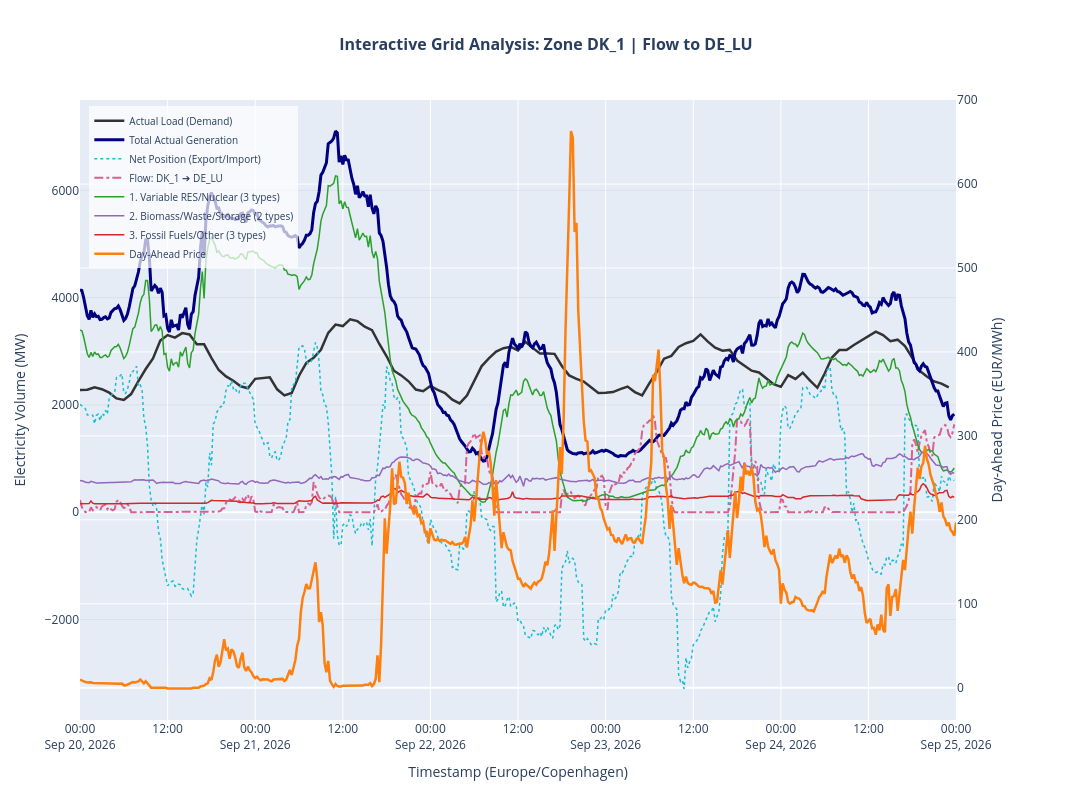

The cell this chart's notebook holds for it:
### Code cell
from pathlib import Path
import pandas as pd
import plotly.graph_objects as go
from plotly.subplots import make_subplots
from entsoe import EntsoePandasClient
from entsoe.mappings import Area, lookup_area, NEIGHBOURS
from entsoe.exceptions import NoMatchingDataError

# Setup paths
cwd = Path.cwd()
api_file = cwd.parent.parent / "entsoe-api.txt"
if not api_file.exists():
    api_file = Path("entsoe-api.txt")

# Initialize global flags
API_AVAILABLE = False
API_TOKEN = ""

# Check if API Key exists
if api_file.exists():
    try:
        API_TOKEN = api_file.read_text(encoding="utf-8").strip()
        if API_TOKEN and "<YOUR" not in API_TOKEN:
            client = EntsoePandasClient(api_key=API_TOKEN)
            API_AVAILABLE = True
    except Exception:
        pass

# ==========================================================
# DATA LOADING CONTROLLER (ONLINE VS DEMO OFFLINE MODE)
# ==========================================================
data_results = {}
local_tz = "Europe/Berlin" # Default fallback timezone

if API_AVAILABLE:
    print("🌐 API Key detected! Running in ONLINE MODE.")
    
    # [STEP 1] Select Origin Zone
    all_zones = sorted([area.name for area in Area])
    print("\nAvailable Origin Bidding Zones:\n" + ", ".join(all_zones))
    country_code = input("\nEnter origin bidding zone (e.g., DK_1, DE): ").strip().upper()
    if not hasattr(Area, country_code):
        raise ValueError(f"Invalid bidding zone: '{country_code}'")
        
    country_code_from = country_code
    area_origin = lookup_area(country_code)
    local_tz = area_origin.tz
    
    # [STEP 2] Select Destination Zone
    possible_neighbors = sorted(NEIGHBOURS.get(country_code, []))
    print(f"\nPossible Neighbors for {country_code}:\n" + ", ".join(possible_neighbors))
    country_code_to = input("\nEnter destination bidding zone: ").strip().upper()
    
    # [STEP 3] Date Range Configuration
    print("\nEnter dates using pattern YYYYMMDD (e.g., 20260920)")
    start_input = input("START date: ").strip()
    end_input = input("END date: ").strip()
    
    start = pd.Timestamp(start_input, tz=local_tz)
    end = pd.Timestamp(end_input, tz=local_tz)
    
    # Helper to fetch online
    def safe_query(func_name, func, *args, **kwargs):
        try:
            res = func(*args, **kwargs)
            data_results[func_name] = res
        except NoMatchingDataError:
            print(f"❌ No matching data found for: {func_name}")
        except Exception as e:
            print(f"⚠️ Error fetching {func_name}: {e}")

    print("\n⏳ Fetching live data from ENTSO-E...")
    safe_query('day_ahead_prices', client.query_day_ahead_prices, country_code, start=start, end=end)
    safe_query('generation', client.query_generation, country_code, start=start, end=end, psr_type=None)
    safe_query('load', client.query_load, country_code, start=start, end=end)
    safe_query('net_position', client.query_net_position, country_code, start=start, end=end)
    safe_query('crossborder_flows', client.query_crossborder_flows, country_code_from, country_code_to, start=start, end=end)

else:
    print("🛑 API Key not found. Switching to OFFLINE DEMO MODE.")
    print("📊 Loading pre-saved sample data for DK_1 ➔ DE_LU (2026-09-20 to 2026-09-25)...")
    
    # Set config names for the chart title text
    country_code = "DK_1 (Demo)"
    country_code_to = "DE_LU"
    
    # Define filenames
    files = {
        'day_ahead_prices': 'demo_day_ahead_prices.csv',
        'generation': 'demo_generation.csv',
        'load': 'demo_load.csv',
        'net_position': 'demo_net_position.csv',
        'crossborder_flows': 'demo_crossborder_flows.csv'
    }
    
    # Check and read CSV files
    for key, filename in files.items():
        csv_path = Path(filename)
        if csv_path.exists():
            # Load and convert index back to datetime object
            df = pd.read_csv(csv_path, index_col=0, parse_dates=True)
            # Ensure the Series object matches if it was saved from a single-column DataFrame
            if key in ['day_ahead_prices', 'load', 'net_position', 'crossborder_flows'] and isinstance(df, pd.DataFrame):
                data_results[key] = df.iloc[:, 0]
            else:
                data_results[key] = df
        else:
            print(f"❌ Demo file missing: '{filename}'. Please make sure it is in the same directory.")

# ==========================================================
# STEP 5: Process and Generate Plot
# ==========================================================
df_price = data_results.get('day_ahead_prices')
df_actual = data_results.get('generation')
df_load = data_results.get('load')
df_net_pos = data_results.get('net_position')
df_flows = data_results.get('crossborder_flows')

if df_price is None or df_actual is None:
    print("\n❌ Cannot generate plot: Generation or Price data is completely missing for this period.")
else:
    print("\n📊 Processing datasets and rendering Plotly dashboard...")
    
    # 1. Merit Order Processing
    merit_1_all = ['Solar', 'Wind Onshore', 'Wind Offshore', 'Hydro Run-of-river and pondage', 'Marine', 'Nuclear', 'Geothermal']
    merit_2_all = ['Biomass', 'Waste', 'Other renewable', 'Hydro Water Reservoir', 'Hydro Pumped Storage', 'Energy storage']
    merit_3_all = ['Fossil Gas', 'Fossil Hard coal', 'Fossil Brown coal/Lignite', 'Fossil Coal-derived gas', 'Fossil Oil', 'Fossil Oil shale', 'Fossil Peat', 'Other']

    available_cols = [c for c in df_actual.columns if "Consumption" not in c]
    m1_existing = [c for c in merit_1_all if c in available_cols]
    m2_existing = [c for c in merit_2_all if c in available_cols]
    m3_existing = [c for c in merit_3_all if c in available_cols]

    actual_m1 = df_actual[m1_existing].sum(axis=1) if m1_existing else pd.Series(0, index=df_actual.index)
    actual_m2 = df_actual[m2_existing].sum(axis=1) if m2_existing else pd.Series(0, index=df_actual.index)
    actual_m3 = df_actual[m3_existing].sum(axis=1) if m3_existing else pd.Series(0, index=df_actual.index)
    actual_total = df_actual[available_cols].sum(axis=1)

    load_series = df_load.iloc[:, 0] if isinstance(df_load, pd.DataFrame) else df_load
    net_pos_series = df_net_pos.iloc[:, 0] if isinstance(df_net_pos, pd.DataFrame) else df_net_pos
    
    # Extract cross-border flow series
    flow_series = df_flows.iloc[:, 0] if isinstance(df_flows, pd.DataFrame) else df_flows

    # 2. Build Subplot
    fig = make_subplots(specs=[[{"secondary_y": True}]])

    # Demand Line
    if load_series is not None:
        fig.add_trace(go.Scatter(x=load_series.index, y=load_series.values, name="Actual Load (Demand)", line=dict(color="#333333", width=2.5)), secondary_y=False)

    # Total Generation Line
    fig.add_trace(go.Scatter(x=actual_total.index, y=actual_total.values, name="Total Actual Generation", line=dict(color="#000080", width=3)), secondary_y=False)

    # Net Position Line
    if net_pos_series is not None:
        fig.add_trace(go.Scatter(x=net_pos_series.index, y=net_pos_series.values, name="Net Position (Export/Import)", line=dict(color="#17becf", width=1.5, dash="dot")), secondary_y=False)

    # 🟢 Cross Border Flow Line (New Addition!)
    if flow_series is not None:
        fig.add_trace(go.Scatter(x=flow_series.index, y=flow_series.values, name=f"Flow: {country_code_from} ➔ {country_code_to}", line=dict(color="#db5f8e", width=2, dash="dashdot")), secondary_y=False)

    # Merit Order Groups Traces
    fig.add_trace(go.Scatter(x=actual_m1.index, y=actual_m1.values, name=f"1. Variable RES/Nuclear ({len(m1_existing)} types)", line=dict(color="#2ca02c", width=1.5)), secondary_y=False)
    fig.add_trace(go.Scatter(x=actual_m2.index, y=actual_m2.values, name=f"2. Biomass/Waste/Storage ({len(m2_existing)} types)", line=dict(color="#9467bd", width=1.5)), secondary_y=False)
    fig.add_trace(go.Scatter(x=actual_m3.index, y=actual_m3.values, name=f"3. Fossil Fuels/Other ({len(m3_existing)} types)", line=dict(color="#d62728", width=1.5)), secondary_y=False)

    # Day-Ahead Price (Right Y-Axis)
    fig.add_trace(go.Scatter(x=df_price.index, y=df_price.values, name="Day-Ahead Price", line=dict(color="#ff7f0e", width=2.5), hovertemplate="Price: %{y:,.2f} EUR/MWh"), secondary_y=True)

    # Layout Setup
    fig.update_layout(
        title=dict(text=f"<b>Interactive Grid Analysis: Zone {country_code} | Flow to {country_code_to}</b>", x=0.5, font=dict(size=16)),
        xaxis_title=f"Timestamp ({local_tz})",
        hovermode="x unified",
        legend=dict(x=0.01, y=0.99, bgcolor="rgba(255, 255, 255, 0.7)", font=dict(size=10)),
        width=1300,
        height=800
    )
    fig.update_yaxes(title_text="Electricity Volume (MW)", secondary_y=False, gridcolor="rgba(0,0,0,0.05)")
    fig.update_yaxes(title_text="Day-Ahead Price (EUR/MWh)", secondary_y=True)

    fig.show()

### Figure 1 — Plotly figure (JSON) as saved in the notebook; plotly's stock layout.template omitted (floating-point values rounded to 4 significant figures; data arrays with more than 128 entries replaced by an {"elided": "..."} marker saying what was removed)
{"data": [{"line": {"color": "#333333", "width": 2.5}, "name": "Actual Load (Demand)", "type": "scatter", "x": ["2026-09-20T00:00:00+02:00", "2026-09-20T01:00:00+02:00", "2026-09-20T02:00:00+02:00", "2026-09-20T03:00:00+02:00", "2026-09-20T04:00:00+02:00", "2026-09-20T05:00:00+02:00", "2026-09-20T06:00:00+02:00", "2026-09-20T07:00:00+02:00", "2026-09-20T08:00:00+02:00", "2026-09-20T09:00:00+02:00", "2026-09-20T10:00:00+02:00", "2026-09-20T11:00:00+02:00", "2026-09-20T12:00:00+02:00", "2026-09-20T13:00:00+02:00", "2026-09-20T14:00:00+02:00", "2026-09-20T15:00:00+02:00", "2026-09-20T16:00:00+02:00", "2026-09-20T17:00:00+02:00", "2026-09-20T18:00:00+02:00", "2026-09-20T19:00:00+02:00", "2026-09-20T20:00:00+02:00", "2026-09-20T21:00:00+02:00", "2026-09-20T22:00:00+02:00", "2026-09-20T23:00:00+02:00", "2026-09-21T00:00:00+02:00", "2026-09-21T01:00:00+02:00", "2026-09-21T02:00:00+02:00", "2026-09-21T03:00:00+02:00", "2026-09-21T04:00:00+02:00", "2026-09-21T05:00:00+02:00", "2026-09-21T06:00:00+02:00", "2026-09-21T07:00:00+02:00", "2026-09-21T08:00:00+02:00", "2026-09-21T09:00:00+02:00", "2026-09-21T10:00:00+02:00", "2026-09-21T11:00:00+02:00", "2026-09-21T12:00:00+02:00", "2026-09-21T13:00:00+02:00", "2026-09-21T14:00:00+02:00", "2026-09-21T15:00:00+02:00", "2026-09-21T16:00:00+02:00", "2026-09-21T17:00:00+02:00", "2026-09-21T18:00:00+02:00", "2026-09-21T19:00:00+02:00", "2026-09-21T20:00:00+02:00", "2026-09-21T21:00:00+02:00", "2026-09-21T22:00:00+02:00", "2026-09-21T23:00:00+02:00", "2026-09-22T00:00:00+02:00", "2026-09-22T01:00:00+02:00", "2026-09-22T02:00:00+02:00", "2026-09-22T03:00:00+02:00", "2026-09-22T04:00:00+02:00", "2026-09-22T05:00:00+02:00", "2026-09-22T06:00:00+02:00", "2026-09-22T07:00:00+02:00", "2026-09-22T08:00:00+02:00", "2026-09-22T09:00:00+02:00", "2026-09-22T10:00:00+02:00", "2026-09-22T11:00:00+02:00", "2026-09-22T12:00:00+02:00", "2026-09-22T13:00:00+02:00", "2026-09-22T14:00:00+02:00", "2026-09-22T15:00:00+02:00", "2026-09-22T16:00:00+02:00", "2026-09-22T17:00:00+02:00", "2026-09-22T18:00:00+02:00", "2026-09-22T19:00:00+02:00", "2026-09-22T20:00:00+02:00", "2026-09-22T21:00:00+02:00", "2026-09-22T22:00:00+02:00", "2026-09-22T23:00:00+02:00", "2026-09-23T00:00:00+02:00", "2026-09-23T01:00:00+02:00", "2026-09-23T02:00:00+02:00", "2026-09-23T03:00:00+02:00", "2026-09-23T04:00:00+02:00", "2026-09-23T05:00:00+02:00", "2026-09-23T06:00:00+02:00", "2026-09-23T07:00:00+02:00", "2026-09-23T08:00:00+02:00", "2026-09-23T09:00:00+02:00", "2026-09-23T10:00:00+02:00", "2026-09-23T11:00:00+02:00", "2026-09-23T12:00:00+02:00", "2026-09-23T13:00:00+02:00", "2026-09-23T14:00:00+02:00", "2026-09-23T15:00:00+02:00", "2026-09-23T16:00:00+02:00", "2026-09-23T17:00:00+02:00", "2026-09-23T18:00:00+02:00", "2026-09-23T19:00:00+02:00", "2026-09-23T20:00:00+02:00", "2026-09-23T21:00:00+02:00", "2026-09-23T23:00:00+02:00", "2026-09-24T00:00:00+02:00", "2026-09-24T01:00:00+02:00", "2026-09-24T02:00:00+02:00", "2026-09-24T03:00:00+02:00", "2026-09-24T04:00:00+02:00", "2026-09-24T05:00:00+02:00", "2026-09-24T06:00:00+02:00", "2026-09-24T07:00:00+02:00", "2026-09-24T08:00:00+02:00", "2026-09-24T09:00:00+02:00", "2026-09-24T10:00:00+02:00", "2026-09-24T11:00:00+02:00", "2026-09-24T12:00:00+02:00", "2026-09-24T13:00:00+02:00", "2026-09-24T14:00:00+02:00", "2026-09-24T15:00:00+02:00", "2026-09-24T16:00:00+02:00", "2026-09-24T17:00:00+02:00", "2026-09-24T18:00:00+02:00", "2026-09-24T19:00:00+02:00", "2026-09-24T20:00:00+02:00", "2026-09-24T21:00:00+02:00", "2026-09-24T22:00:00+02:00", "2026-09-24T23:00:00+02:00"], "xaxis": "x", "y": [2280.0, 2282.0, 2328.0, 2293.0, 2228.0, 2121.0, 2092.0, 2202.0, 2443.0, 2669.0, 2867.0, 3202.0, 3302.0, 3255.0, 3339.0, 3313.0, 3132.0, 3130.0, 2878.0, 2650.0, 2532.0, 2451.0, 2347.0, 2309.0, 2486.0, 2497.0, 2516.0, 2291.0, 2178.0, 2223.0, 2544.0, 2786.0, 2876.0, 3029.0, 3344.0, 3496.0, 3470.0, 3597.0, 3562.0, 3458.0, 3392.0, 3136.0, 2907.0, 2638.0, 2550.0, 2440.0, 2287.0, 2255.0, 2352.0, 2280.0, 2222.0, 2099.0, 2027.0, 2174.0, 2451.0, 2719.0, 2867.0, 2994.0, 3057.0, 3082.0, 3015.0, 3176.0, 3063.0, 2957.0, 2960.0, 2952.0, 2725.0, 2551.0, 2485.0, 2434.0, 2328.0, 2224.0, 2229.0, 2239.0, 2296.0, 2343.0, 2240.0, 2176.0, 2407.0, 2615.0, 2862.0, 2915.0, 3082.0, 3151.0, 3193.0, 3315.0, 3180.0, 3066.0, 3010.0, 3026.0, 2827.0, 2737.0, 2638.0, 2604.0, 2386.0, 2337.0, 2555.0, 2484.0, 2601.0, 2452.0, 2319.0, 2584.0, 2883.0, 3022.0, 3022.0, 3118.0, 3205.0, 3294.0, 3366.0, 3300.0, 3187.0, 3216.0, 3098.0, 2877.0, 2637.0, 2529.0, 2437.0, 2396.0, 2327.0], "yaxis": "y"}, {"line": {"color": "#000080", "width": 3}, "name": "Total Actual Generation", "type": "scatter", "x": {"elided": "480 str values"}, "xaxis": "x", "y": {"elided": "480 float values"}, "yaxis": "y"}, {"line": {"color": "#17becf", "dash": "dot", "width": 1.5}, "name": "Net Position (Export/Import)", "type": "scatter", "x": {"elided": "480 str values"}, "xaxis": "x", "y": {"elided": "480 float values"}, "yaxis": "y"}, {"line": {"color": "#db5f8e", "dash": "dashdot", "width": 2}, "name": "Flow: DK_1 ➔ DE_LU", "type": "scatter", "x": {"elided": "480 str values"}, "xaxis": "x", "y": {"elided": "480 float values"}, "yaxis": "y"}, {"line": {"color": "#2ca02c", "width": 1.5}, "name": "1. Variable RES/Nuclear (3 types)", "type": "scatter", "x": {"elided": "480 str values"}, "xaxis": "x", "y": {"elided": "480 float values"}, "yaxis": "y"}, {"line": {"color": "#9467bd", "width": 1.5}, "name": "2. Biomass/Waste/Storage (2 types)", "type": "scatter", "x": {"elided": "480 str values"}, "xaxis": "x", "y": {"elided": "480 float values"}, "yaxis": "y"}, {"line": {"color": "#d62728", "width": 1.5}, "name": "3. Fossil Fuels/Other (3 types)", "type": "scatter", "x": {"elided": "480 str values"}, "xaxis": "x", "y": {"elided": "480 float values"}, "yaxis": "y"}, {"hovertemplate": "Price: %{y:,.2f} EUR/MWh", "line": {"color": "#ff7f0e", "width": 2.5}, "name": "Day-Ahead Price", "type": "scatter", "x": {"elided": "481 str values"}, "xaxis": "x", "y": {"elided": "481 float values"}, "yaxis": "y2"}], "layout": {"height": 800, "hovermode": "x unified", "legend": {"bgcolor": "rgba(255, 255, 255, 0.7)", "font": {"size": 10}, "x": 0.01, "y": 0.99}, "title": {"font": {"size": 16}, "text": "<b>Interactive Grid Analysis: Zone DK_1 | Flow to DE_LU</b>", "x": 0.5}, "width": 1300, "xaxis": {"anchor": "y", "domain": [0, 0.94], "title": {"text": "Timestamp (Europe/Copenhagen)"}}, "yaxis": {"anchor": "x", "domain": [0, 1], "gridcolor": "rgba(0,0,0,0.05)", "title": {"text": "Electricity Volume (MW)"}}, "yaxis2": {"anchor": "x", "overlaying": "y", "side": "right", "title": {"text": "Day-Ahead Price (EUR/MWh)"}}}}
